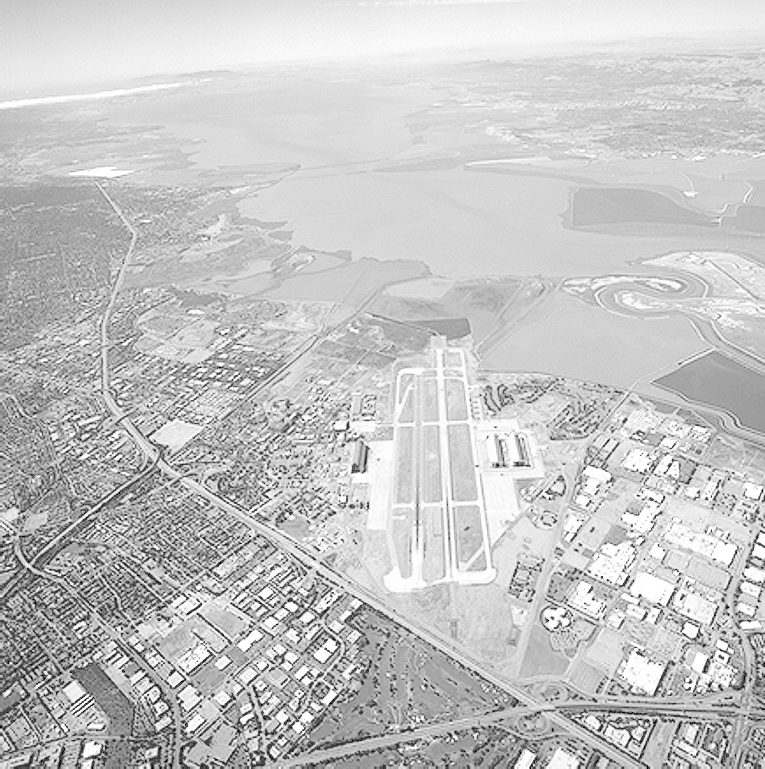
#> input picture resources/runway.png, 765 x 769 px, found by its file name
$ python 03.py
#> lines starting #> are read from the running program, lines starting #| are printed output that depends on the picture
import cv2 as cv
import numpy as np
import matplotlib.pyplot as plt

L = 256  # Number of intensity levels


def main():
    im = cv.imread('resources/runway.png', cv.IMREAD_GRAYSCALE)
#> im is the input picture: shape (769, 765); min 0, max 255, mean 197.1
    assert im is not None, "Image not found!"
    M, N = im.shape
#> M = 769; N = 765

    fig, ((ax1, ax2), (ax3, ax4)) = plt.subplots(2, 2, figsize=(12, 6))
    ax1.imshow(im, cmap='gray')
    ax1.set_title('Original Grayscale Image')
    ax1.axis('off')

    equalied_image = equalize_histogram(im, M, N)

    ax2.imshow(equalied_image, cmap='gray')
    ax2.set_title('Histogram Equalized Image')
    ax2.axis('off')

    ax3.hist(im.flatten(), bins=256, range=(0, 256), color='black')
    ax3.set_title('Histogram of Original Image')
    ax3.set_xlabel('Pixel Intensity')
    ax3.set_ylabel('Frequency')
    ax3.set_xlim([0, 255])

    ax4.hist(equalied_image.flatten(), bins=256, range=(0, 256), color='black')
    ax4.set_title('Histogram of Equalized Image')
    ax4.set_xlabel('Pixel Intensity')
    ax4.set_ylabel('Frequency')
    ax4.set_xlim([0, 255])

    plt.tight_layout()
    plt.show()

def equalize_histogram(image: np.ndarray, m: int, n: int) -> np.ndarray:
#> called with m = 769, n = 765
    hist, bins = np.histogram(image.flatten(), bins=256, range=(0, 256))
#> hist = 256 values, max 15137 at index 213, min 0 at index 1, mean 2298; bins = 257 values from 0 to 256
    cdf = hist.cumsum()  # cumulative distribution function
#> cdf = 256 values from 875 to 588285
    table = np.array([(L-1)/(m*n) * cdf[k] for k in range(256)], dtype=np.uint8)
#> table = 256 values from 0 to 255
    return table[image]
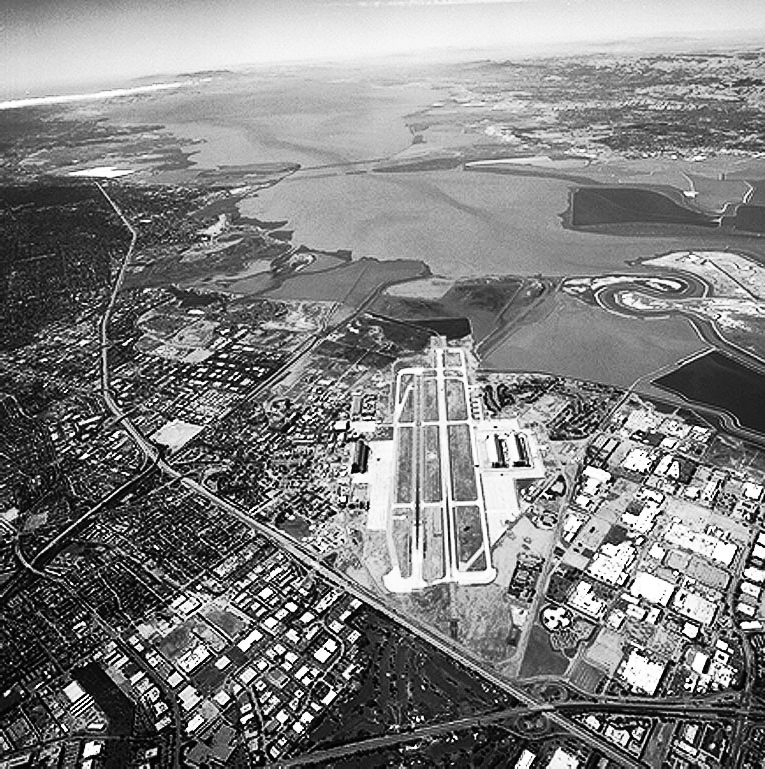
#> returned value: shape (769, 765); min 0, max 255, mean 128.3

main()
#> in main, `plt.show()`:
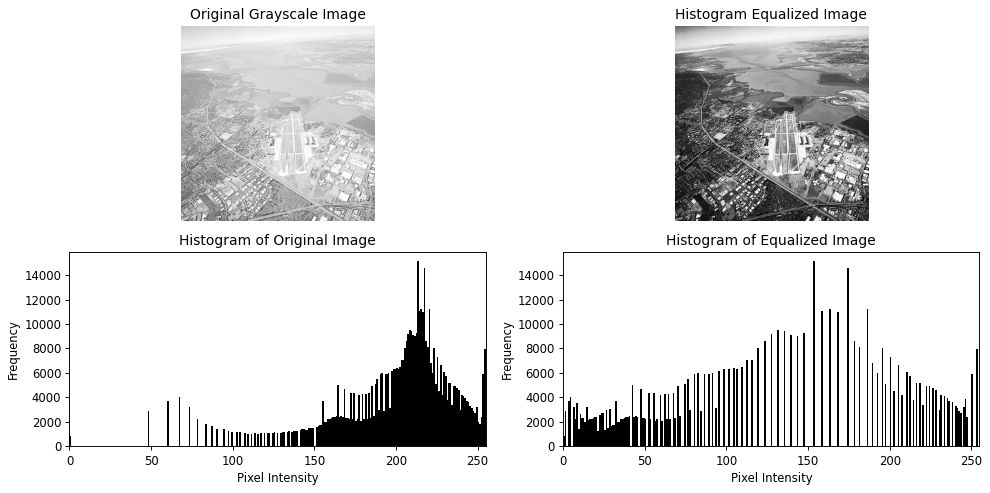
#> figure drawn by matplotlib, 4 panels; panel 3: tallest bar 15137 high, from x = 213 to 214; panel 4: tallest bar 15137 high, from x = 153 to 154

$ run again, with resources/cat.png copied over resources/runway.png
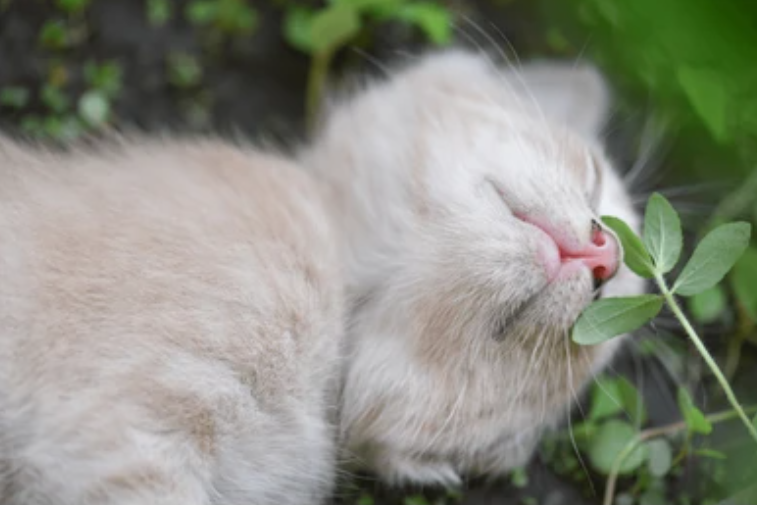
#> input picture resources/cat.png, 757 x 505 px, found by its file name
#> in main, `im = cv.imread('resources/runway.png', cv.IMREAD_GRAYSCALE)`:
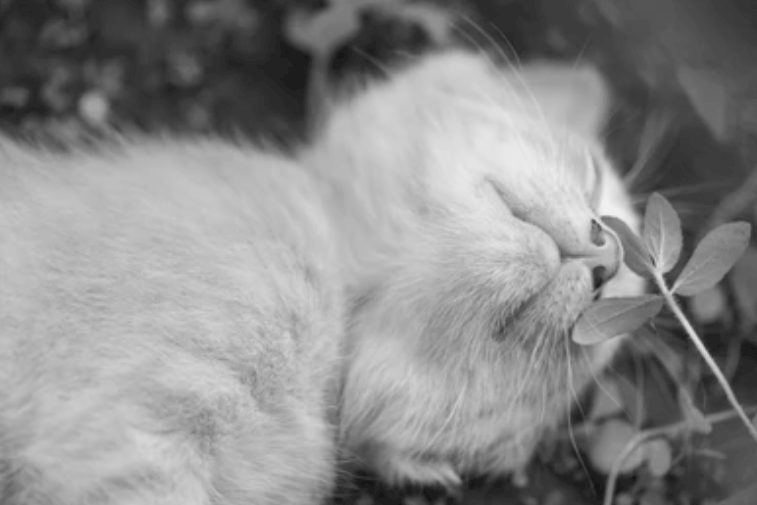
#> im: shape (505, 757); min 21, max 241, mean 138.4
#> hist = 256 values, max 9148 at index 190, min 0 at index 0, mean 1493.3; bins = 257 values from 0 to 256
#> cdf = 256 values from 0 to 382285
#> table = 256 values from 0 to 255
#> in main, `plt.show()`:
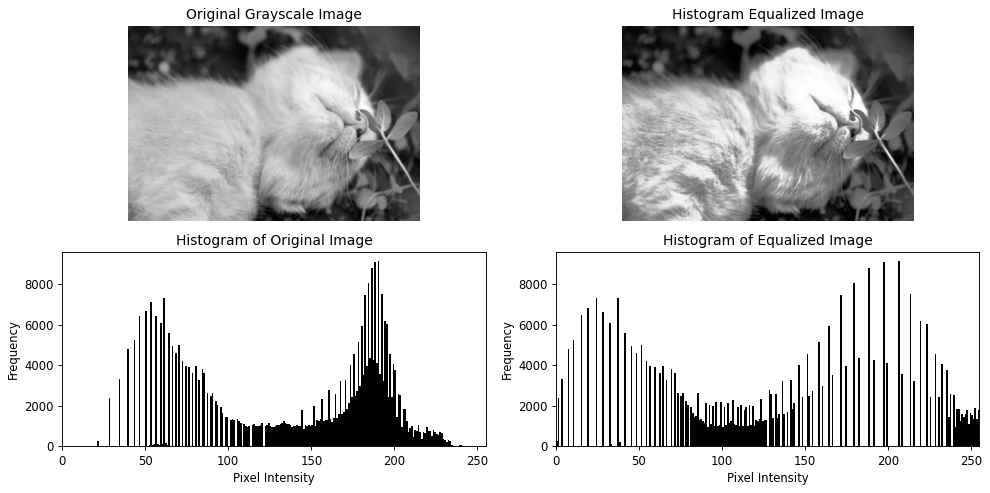
#> figure drawn by matplotlib, 4 panels; panel 3: tallest bar 9148 high, from x = 190 to 191; panel 4: tallest bar 9148 high, from x = 206 to 207
